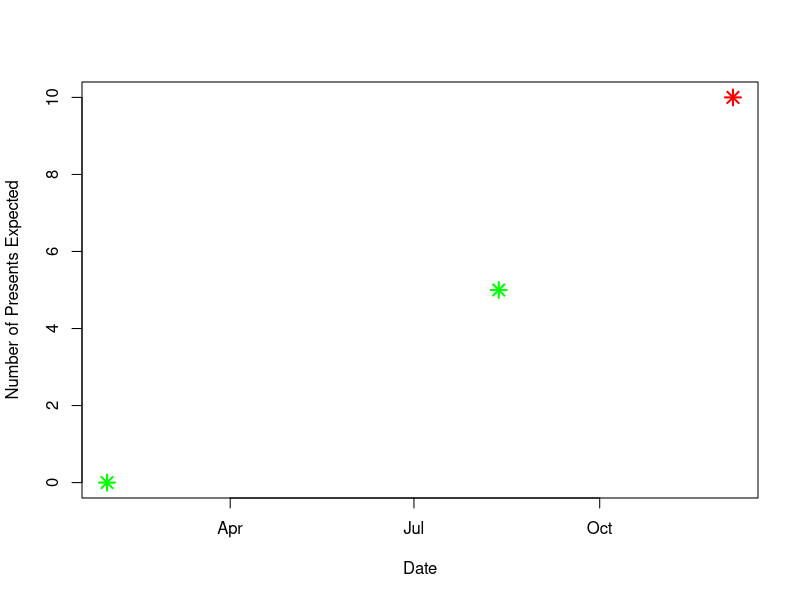

Write R code to recreate this figure.
x=strptime(c("20170130","20171206","20170812"),format="%Y%m%d")
y=c(0,10,5)
plot(x,y,xlab="Date",ylab="Number of Presents Expected",
     lwd=2,pch=8,cex=1.5,col=c("green","red"))
